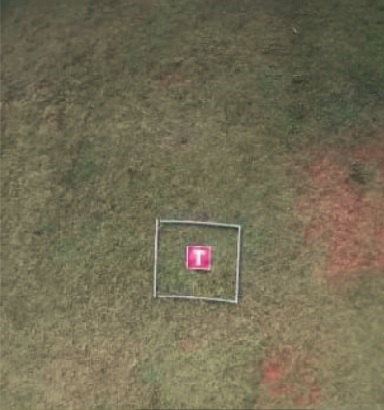
#> input picture OpenCV/T.jpg, 384 x 410 px
$ jupyter execute Assignment2.ipynb
#> lines starting #> are read from the running program, lines starting #| are printed output that depends on the picture
[cell 1]
import cv2
import numpy as np

[cell 2]
#translation
img = cv2.imread('T.jpg',0)
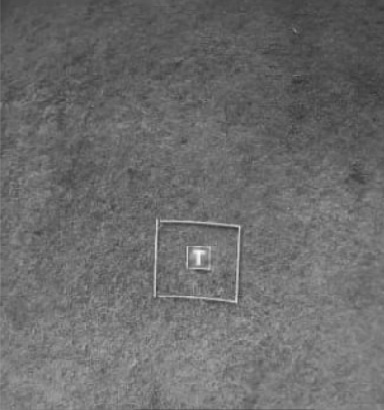
#> img: shape (410, 384); min 51, max 249, mean 107.8
rows,cols = img.shape
#> rows = 410; cols = 384

M = np.float32([[1,0,100],[0,1,50]])
bottom_right = cv2.warpAffine(img,M,(cols,rows))
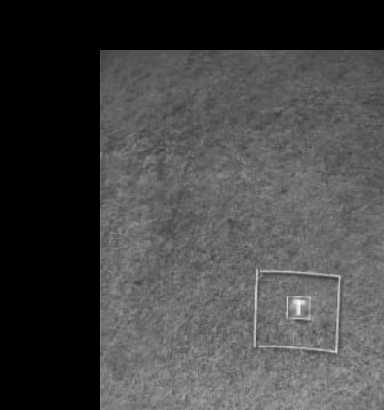
#> bottom_right: shape (410, 384); min 0, max 249, mean 69

cv2.imshow('img',bottom_right)
cv2.waitKey(0)
cv2.destroyAllWindows()

[cell 3]
#translation
M = np.float32([[1,0,-100],[0,1,50]])
bottom_left = cv2.warpAffine(img,M,(cols,rows))
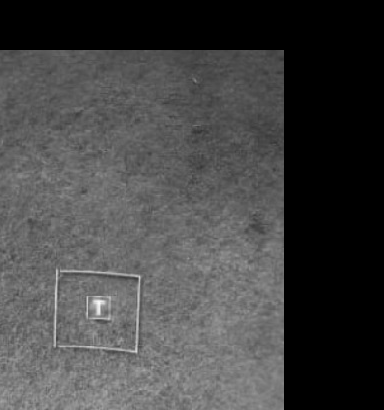
#> bottom_left: shape (410, 384); min 0, max 249, mean 68.4

cv2.imshow('img',bottom_left)
cv2.waitKey(0)
cv2.destroyAllWindows()

[cell 4]
#translation
M = np.float32([[1,0,100],[0,1,-50]])
top_right = cv2.warpAffine(img,M,(cols,rows))
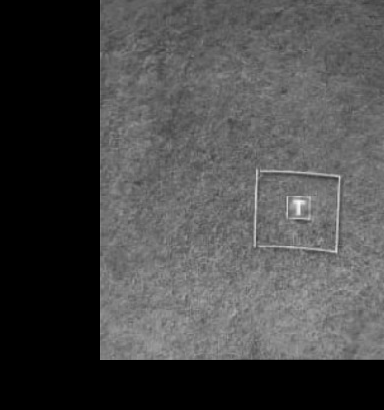
#> top_right: shape (410, 384); min 0, max 249, mean 72.6

cv2.imshow('img',top_right)
cv2.waitKey(0)
cv2.destroyAllWindows()

[cell 5]
#translation
M = np.float32([[1,0,-100],[0,1,-50]])
top_left = cv2.warpAffine(img,M,(cols,rows))
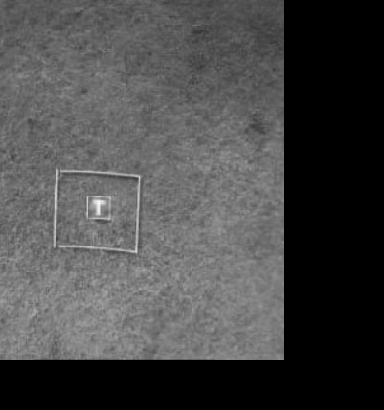
#> top_left: shape (410, 384); min 0, max 249, mean 72.2

cv2.imshow('img',top_left)
cv2.waitKey(0)
cv2.destroyAllWindows()

[cell 6]
#rotation
M = cv2.getRotationMatrix2D((cols/2,rows/2),90,1)
counter_clock_90 = cv2.warpAffine(img,M,(cols,rows))
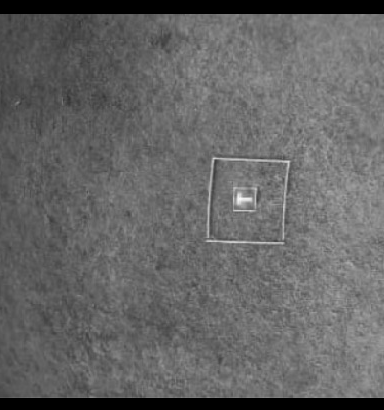
#> counter_clock_90: shape (410, 384); min 0, max 249, mean 101.3
cv2.imshow('img',counter_clock_90)
cv2.waitKey(0)
cv2.destroyAllWindows()

[cell 7]
#rotation
M = cv2.getRotationMatrix2D((cols/2,rows/2),-90,1)
#> M = [[6.12e-17, -1, 397], [1, 6.12e-17, 13]]
clock_90 = cv2.warpAffine(img,M,(cols,rows))
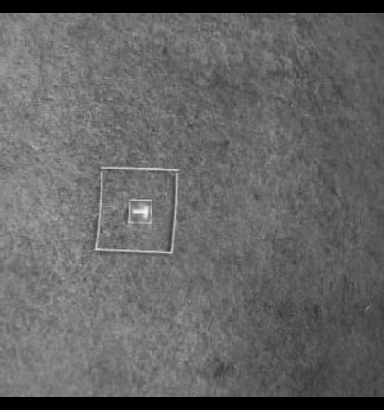
#> clock_90: shape (410, 384); min 0, max 249, mean 101.4
cv2.imshow('img',clock_90)
cv2.waitKey(0)
cv2.destroyAllWindows()

[cell 8]
#rotation
M = cv2.getRotationMatrix2D((cols/2,rows/2),180,1)
counter_clock_180 = cv2.warpAffine(img,M,(cols,rows))
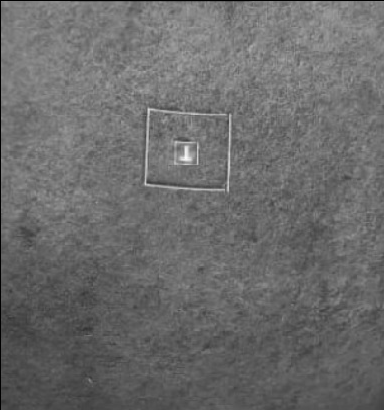
#> counter_clock_180: shape (410, 384); min 0, max 249, mean 107.3
cv2.imshow('img',counter_clock_180)
cv2.waitKey(0)
cv2.destroyAllWindows()

[cell 9]
#rotation
M = cv2.getRotationMatrix2D((cols/2,rows/2),180,1)
clock_180 = cv2.warpAffine(img,M,(cols,rows))
cv2.imshow('img',clock_180)
cv2.waitKey(0)
cv2.destroyAllWindows()

[cell 10]
#blur
median_blur = cv2.medianBlur(img,5)
cv2.imshow('img',median_blur)
cv2.waitKey(0)
cv2.destroyAllWindows()

[cell 11]
#blur
gaussian_blur = cv2.GaussianBlur(img,(5,5),0)
cv2.imshow('img',gaussian_blur)
cv2.waitKey(0)
cv2.destroyAllWindows()
